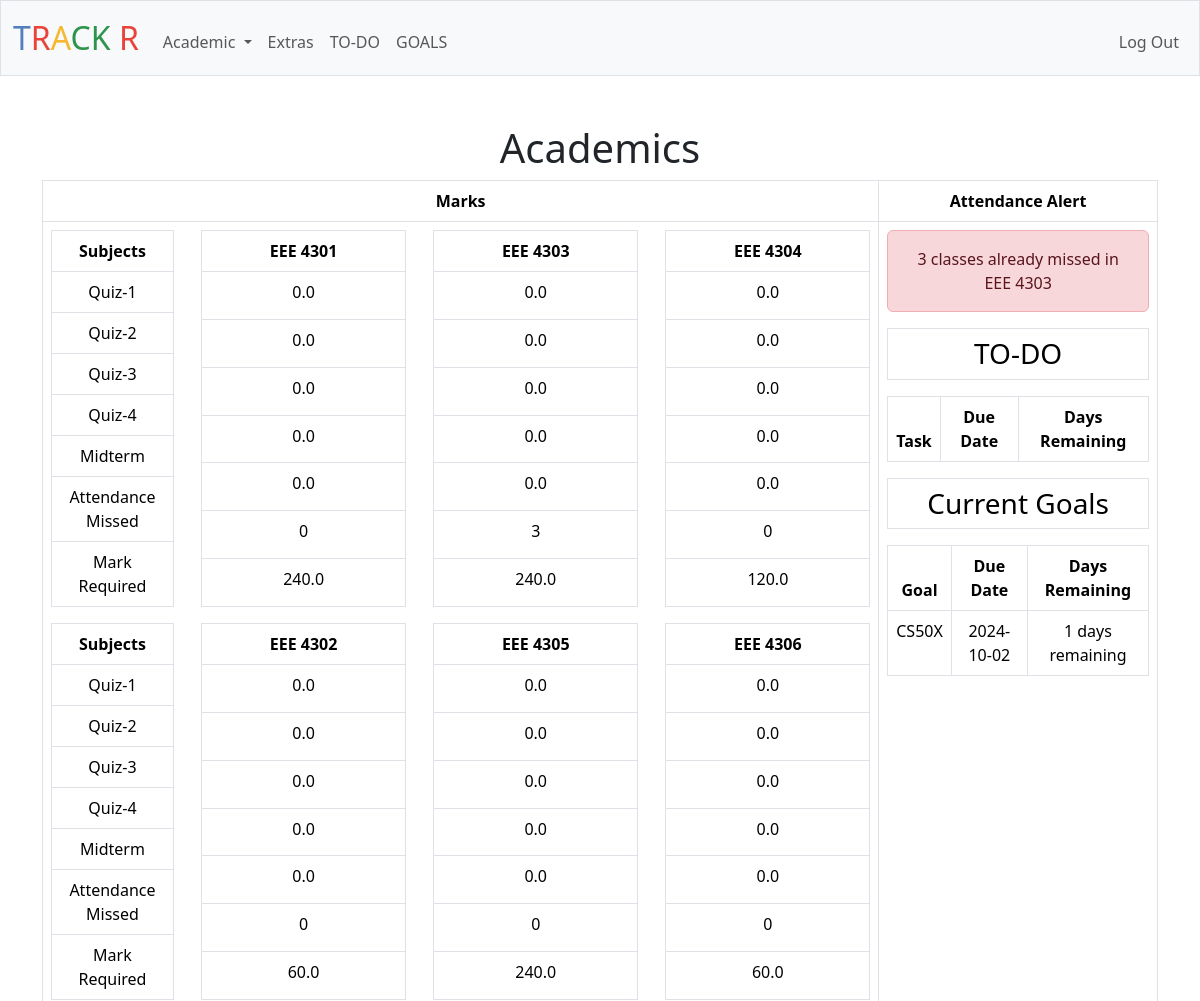
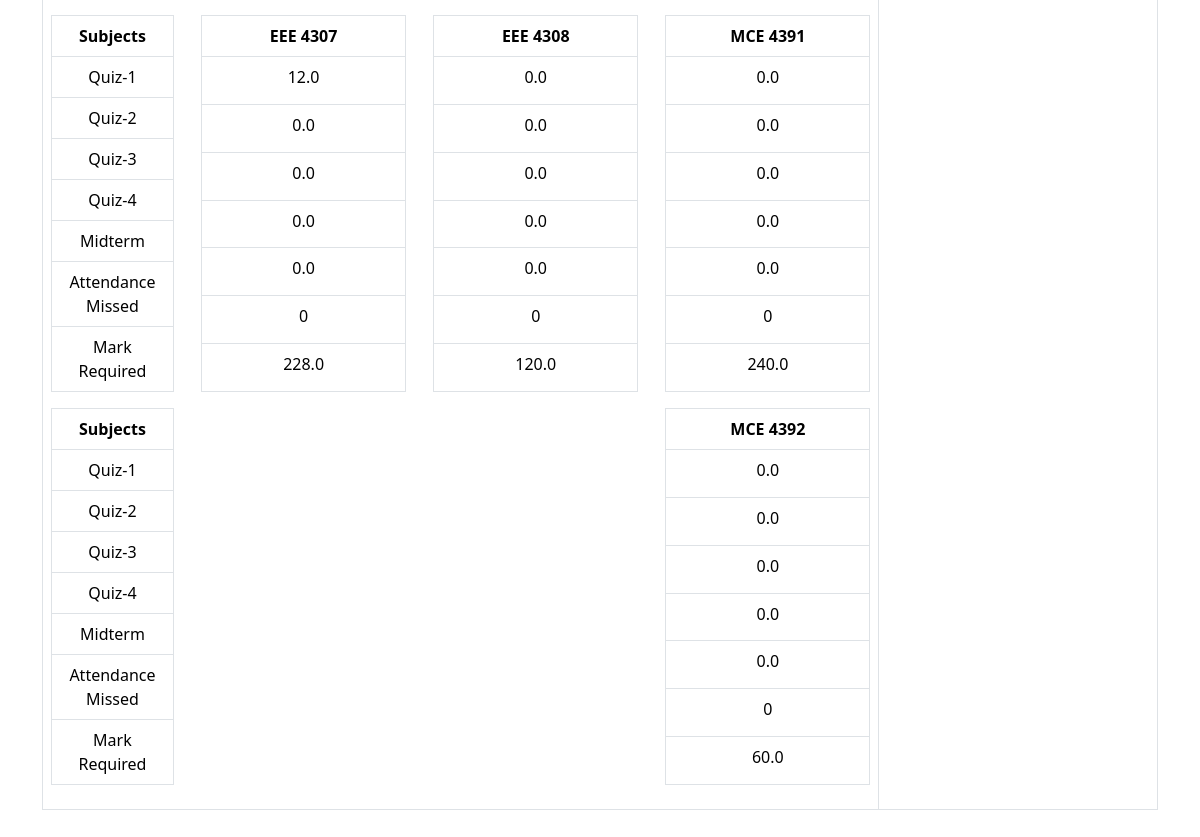
/ (signed in), run on an earlier commit of the app's database (2 pictures, top to bottom).
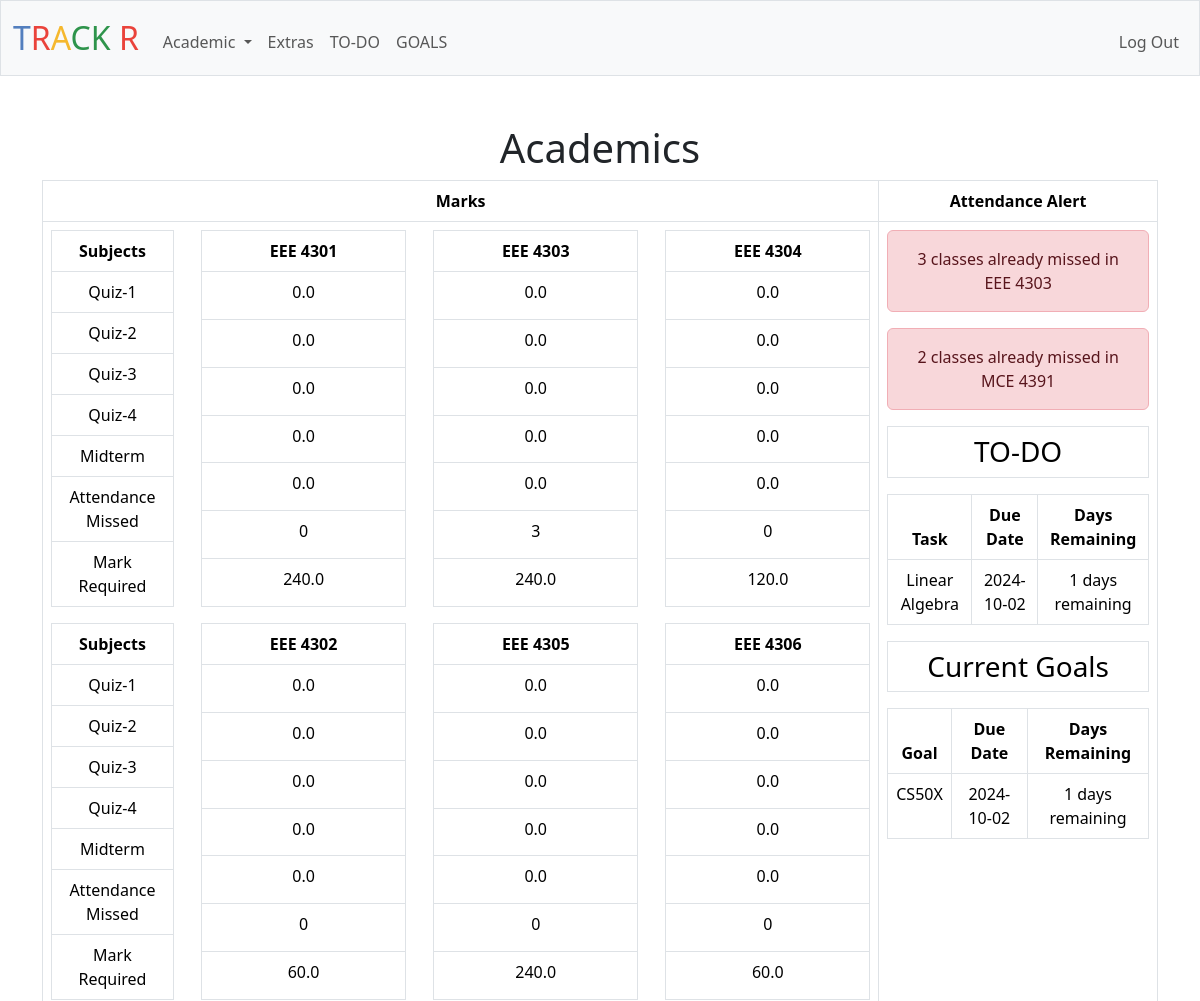
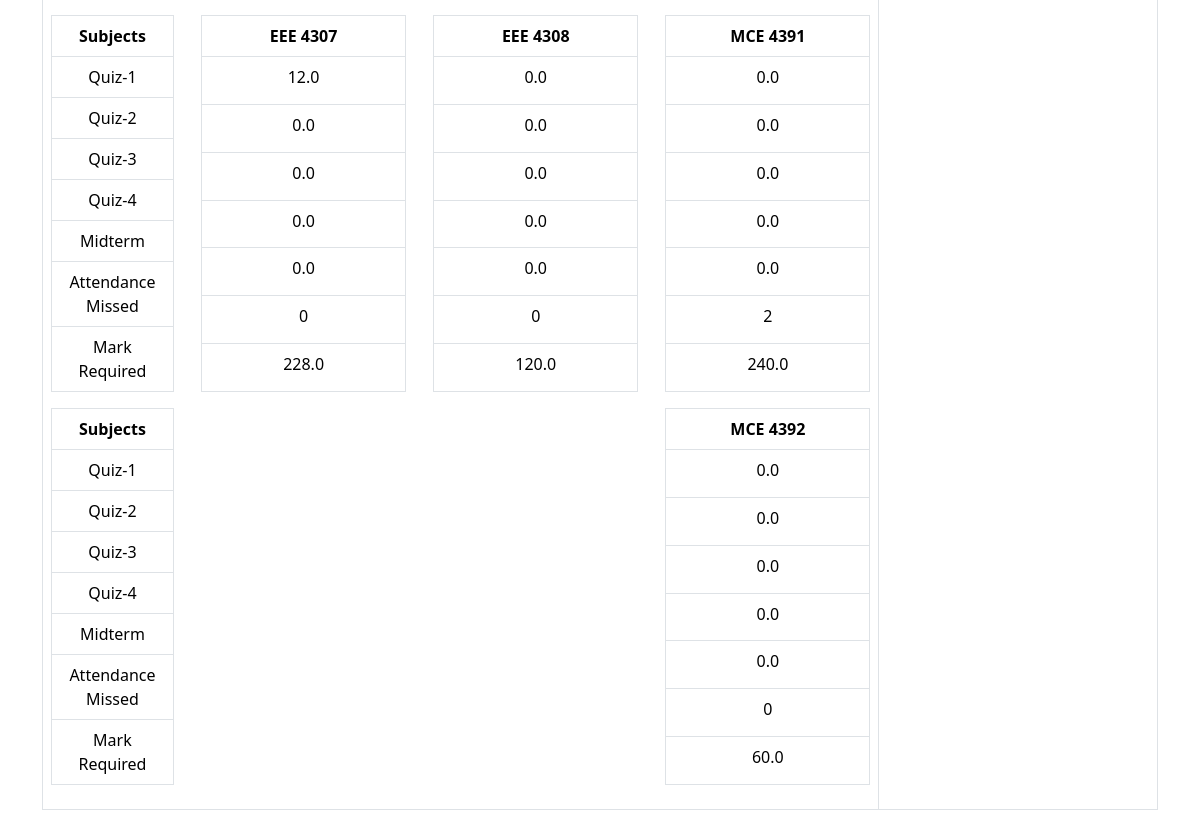
And on a later commit of the database (2 pictures, top to bottom).
### tables this page shows
CREATE TABLE EEE_4301 (student_id INTEGER, quiz1 REAL DEFAULT 0, quiz2 REAL DEFAULT 0, quiz3 REAL DEFAULT 0, quiz4 REAL DEFAULT 0, midterm REAL DEFAULT 0, missing_attendance INTEGER DEFAULT 0, credit INTEGER, FOREIGN KEY(student_id) REFERENCES students(id));

CREATE TABLE EEE_4303 (student_id INTEGER, quiz1 REAL DEFAULT 0, quiz2 REAL DEFAULT 0, quiz3 REAL DEFAULT 0, quiz4 REAL DEFAULT 0, midterm REAL DEFAULT 0, missing_attendance INTEGER DEFAULT 0, credit INTEGER, FOREIGN KEY(student_id) REFERENCES students(id));

CREATE TABLE EEE_4304 (student_id INTEGER, quiz1 REAL DEFAULT 0, quiz2 REAL DEFAULT 0, quiz3 REAL DEFAULT 0, quiz4 REAL DEFAULT 0, midterm REAL DEFAULT 0, missing_attendance INTEGER DEFAULT 0, credit INTEGER, FOREIGN KEY(student_id) REFERENCES students(id));

CREATE TABLE EEE_4302 (student_id INTEGER, quiz1 REAL DEFAULT 0, quiz2 REAL DEFAULT 0, quiz3 REAL DEFAULT 0, quiz4 REAL DEFAULT 0, midterm REAL DEFAULT 0, missing_attendance INTEGER DEFAULT 0, credit INTEGER, FOREIGN KEY(student_id) REFERENCES students(id));

CREATE TABLE EEE_4305 (student_id INTEGER, quiz1 REAL DEFAULT 0, quiz2 REAL DEFAULT 0, quiz3 REAL DEFAULT 0, quiz4 REAL DEFAULT 0, midterm REAL DEFAULT 0, missing_attendance INTEGER DEFAULT 0, credit INTEGER, FOREIGN KEY(student_id) REFERENCES students(id));

CREATE TABLE EEE_4306 (student_id INTEGER, quiz1 REAL DEFAULT 0, quiz2 REAL DEFAULT 0, quiz3 REAL DEFAULT 0, quiz4 REAL DEFAULT 0, midterm REAL DEFAULT 0, missing_attendance INTEGER DEFAULT 0, credit INTEGER, FOREIGN KEY(student_id) REFERENCES students(id));

CREATE TABLE EEE_4307 (student_id INTEGER, quiz1 REAL DEFAULT 0, quiz2 REAL DEFAULT 0, quiz3 REAL DEFAULT 0, quiz4 REAL DEFAULT 0, midterm REAL DEFAULT 0, missing_attendance INTEGER DEFAULT 0, credit INTEGER, FOREIGN KEY(student_id) REFERENCES students(id));

CREATE TABLE EEE_4308 (student_id INTEGER, quiz1 REAL DEFAULT 0, quiz2 REAL DEFAULT 0, quiz3 REAL DEFAULT 0, quiz4 REAL DEFAULT 0, midterm REAL DEFAULT 0, missing_attendance INTEGER DEFAULT 0, credit INTEGER, FOREIGN KEY(student_id) REFERENCES students(id));

CREATE TABLE MCE_4391 (student_id INTEGER, quiz1 REAL DEFAULT 0, quiz2 REAL DEFAULT 0, quiz3 REAL DEFAULT 0, quiz4 REAL DEFAULT 0, midterm REAL DEFAULT 0, missing_attendance INTEGER DEFAULT 0, credit INTEGER, FOREIGN KEY(student_id) REFERENCES students(id));

CREATE TABLE MCE_4392 (student_id INTEGER, quiz1 REAL DEFAULT 0, quiz2 REAL DEFAULT 0, quiz3 REAL DEFAULT 0, quiz4 REAL DEFAULT 0, midterm REAL DEFAULT 0, missing_attendance INTEGER DEFAULT 0, credit INTEGER, FOREIGN KEY(student_id) REFERENCES students(id));

### app.py (the view)
@app.route("/")
@login_required
def index():
    student_id = session["user_id"]
    subjects_json = db.execute("SELECT subjects FROM students WHERE id = ?", student_id)[0]["subjects"]
    subjects = json.loads(subjects_json)
    subjects_info = []
    for subject in subjects:
        sanitized_subject = re.sub(r'\W+', '_', subject)
        subject_info = db.execute(f"SELECT quiz1, quiz2, quiz3, quiz4, midterm, missing_attendance, credit FROM {sanitized_subject} WHERE student_id = ?", student_id)[0]
        subjects_info.append({"name": subject, "info": subject_info})
    goals_json = db.execute("SELECT goals FROM students WHERE id = ?", session["user_id"])[0]["goals"]
    tasks_json = db.execute("SELECT todos FROM students WHERE id = ?", session["user_id"])
    if goals_json:
        goals=json.loads(goals_json)
    else:
        goals=[]
    if tasks_json and tasks_json[0]["todos"]:
        tasks = json.loads(tasks_json[0]["todos"])
    else:
        tasks = []
    return render_template("index.html", subjects=subjects_info, goals=goals,tasks=tasks)

### app.py (called while the page is built)
@app.after_request
def after_request(response):
    response.headers["Cache-Control"] = "no-cache, no-store, must-revalidate"
    response.headers["Expires"] = 0
    response.headers["Pragma"] = "no-cache"
    return response

### helpers.py (called while the page is built)
def login_required(f):
    @wraps(f)
    def decorated_function(*args, **kwargs):
        if session.get("user_id") is None:
            return redirect("/login")
        return f(*args, **kwargs)
    return decorated_function

def days_until(target_date_str):
    today = date.today()
    try:
        target_date = datetime.strptime(target_date_str, "%Y-%m-%d").date()
        delta = target_date - today
        return delta.days
    except ValueError:
        return "Invalid date"

### templates/index.html (shortened to what this page needs)
{% extends "layout.html" %}
{% block main %}
<h1>Academics</h1>
<table class="table table-bordered">
  <thead class="thead-dark">
    <tr>
      <th style="width: 75%;">Marks</th>
      <th style="width: 25%;">Attendance Alert</th>
    </tr>
  </thead>
  <tbody>
    <tr>
      <td style="width: 75%;">
        <div class="d-flex justify-content-between flex-wrap">
          <table class="table table-bordered mb-3" style="width: 15%;">
            <thead class="thead-light">
              <tr>
                <th>Subjects</th>
              </tr>
            </thead>
            <tbody>
              <tr><td>Quiz-1</td></tr>
              <tr><td>Quiz-2</td></tr>
              <tr><td>Quiz-3</td></tr>
              <tr><td>Quiz-4</td></tr>
              <tr><td>Midterm</td></tr>
              <tr><td>Attendance Missed</td></tr>
              <tr><td>Mark Required</td></tr>
            </tbody>
          </table>
          {% for subject in subjects %}
          <table class="table table-bordered mb-3" style="width: 25%;">
            <thead class="thead-light">
              <tr>
                <th>{{ subject.name }}</th>
              </tr>
            </thead>
            <tbody>
              {% set values = subject['info'].values() | list %}
              {% set marks = values[:-2] | sum %}
              {% for value in values[:-1] %}
              <tr>
                <td>{{ value }}</td>
              </tr>
              {% endfor %}
              <tr>
                <td>{{ values[-1] * 80 - marks }}</td>
              </tr>
            </tbody>
          </table>
          {% if loop.index % 3 == 0 %}
          </div>
          <div class="d-flex justify-content-between flex-wrap">
            <table class="table table-bordered mb-3" style="width: 15%;">
              <thead class="thead-light">
                <tr>
                  <th>Subjects</th>
                </tr>
              </thead>
              <tbody>
                <tr><td>Quiz-1</td></tr>
                <tr><td>Quiz-2</td></tr>
                <tr><td>Quiz-3</td></tr>
                <tr><td>Quiz-4</td></tr>
                <tr><td>Midterm</td></tr>
                <tr><td>Attendance Missed</td></tr>
                <tr><td>Mark Required</td></tr>
              </tbody>
            </table>
          {% endif %}
          {% endfor %}
        </div>
      </td>
      <td style="width: 25%;">
        {% for subject in subjects %}
          {% if subject['info']['missing_attendance'] >= 2 %}
          <div class="alert alert-danger" role="alert">
            {{ subject['info']['missing_attendance'] }} classes already missed in {{ subject.name }}
          </div>
          {% endif %}
        {% endfor %}
        <h3 class="border p-2 my-3 text-center">TO-DO</h3>
        <table class="table table-bordered">
          <thead>
            <tr>
              <th>Task</th>
              <th>Due Date</th>
              <th>Days Remaining</th>
            </tr>
          </thead>
          <tbody>
            {% for task in tasks %}
            <tr>
              <td>{{ task['todo'] }}</td>
              <td>{{ task['time_limit'] }}</td>
              <td>{{ task['time_limit']|days_until }} days remaining</td>
            </tr>
            {% endfor %}
          </tbody>
        </table>
        <h3 class="border p-2 my-3 text-center">Current Goals</h3>
        <table class="table table-bordered">
          <thead>
            <tr>
              <th>Goal</th>
              <th>Due Date</th>
              <th>Days Remaining</th>
            </tr>
          </thead>
          <tbody>
            {% for goal in goals %}
            <tr>
              <td>{{ goal.goal }}</td>
              <td>{{ goal.time }}</td>
              <td>{{ goal.time |days_until }} days remaining</td>
            </tr>
            {% endfor %}
          </tbody>
        </table>
      </td>
    </tr>
  </tbody>
</table>
{% endblock %}

### templates/layout.html (shortened to what this page needs)
<!DOCTYPE html>
<html lang="en">
    <head>
        <link href="https://cdn.jsdelivr.net/npm/bootstrap@5.3.3/dist/css/bootstrap.min.css" rel="stylesheet">
        <link href="/static/styles.css" rel="stylesheet">
    </head>
    <body>
        <nav class="bg-light border navbar navbar-expand-md navbar-light">
            <div class="container-fluid">
                <a class="navbar-brand" href="/"><span class="blue">T</span><span class="red">R</span><span class="yellow">A</span><span class="green">CK</span> <span class="red">R</span></a>
                <div class="collapse navbar-collapse" id="navbar">
                    {% if session["user_id"] %}
                        <ul class="navbar-nav me-auto mt-2">
                            <li class="nav-item dropdown">
                                <a class="nav-link dropdown-toggle" href="#" id="academicDropdown" role="button" data-bs-toggle="dropdown" aria-expanded="false">
                                    Academic
                                </a>
                            </li>
                            <li class="nav-item"><a class="nav-link" href="/extras">Extras</a></li>
                            <li class="nav-item"><a class="nav-link" href="/todo">TO-DO</a></li>
                            <li class="nav-item"><a class="nav-link" href="/goals">GOALS</a></li>
                        </ul>
                        <ul class="navbar-nav ms-auto mt-2">
                            <li class="nav-item"><a class="nav-link" href="/logout">Log Out</a></li>
                        </ul>
                    {% else %}
                        <ul class="navbar-nav ms-auto mt-2">
                            <li class="nav-item"><a class="nav-link" href="/register">Register</a></li>
                            <li class="nav-item"><a class="nav-link" href="/login">Log In</a></li>
                        </ul>
                    {% endif %}
                </div>
            </div>
        </nav>
        <main class="container py-5 text-center">
            {% block main %}{% endblock %}
        </main>
    </body>
</html>

### static/styles.css (style rules this page uses)
nav .navbar-brand { font-size: xx-large; }
nav .navbar-brand .blue { color: #537fbe; }
nav .navbar-brand .red { color: #ea433b; }
nav .navbar-brand .yellow { color: #f5b82e; }
nav .navbar-brand .green { color: #2e944b; }

What changed in the data, as far as the page shows it:
changed MCE_4391: missing_attendance 0 → 2 (drawn)
Also different on the page:
list line gone: "0"
new list line: "2"
new list line: "classes already missed in MCE 4391"
new list line: "Linear Algebra 2024-10-02 1 days remaining"
